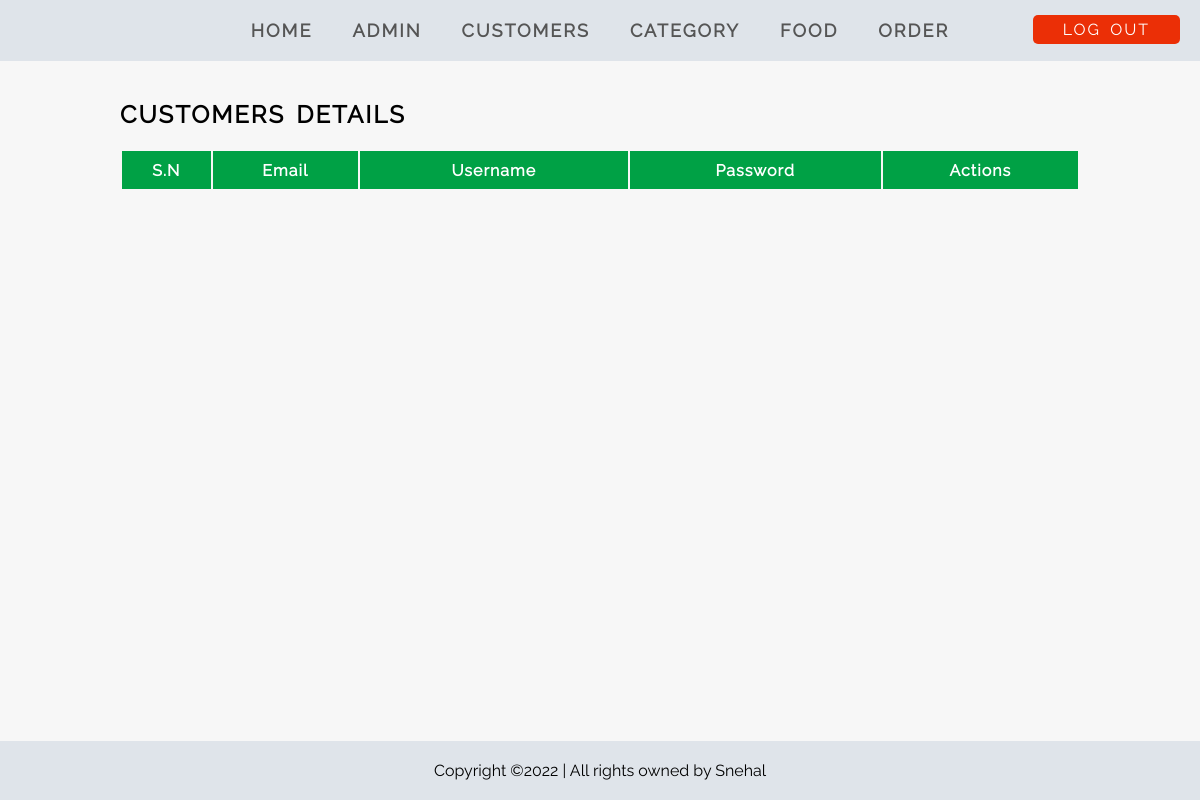
/adminPanel/manage-customers.php (signed in), run on an earlier commit of the app's database.
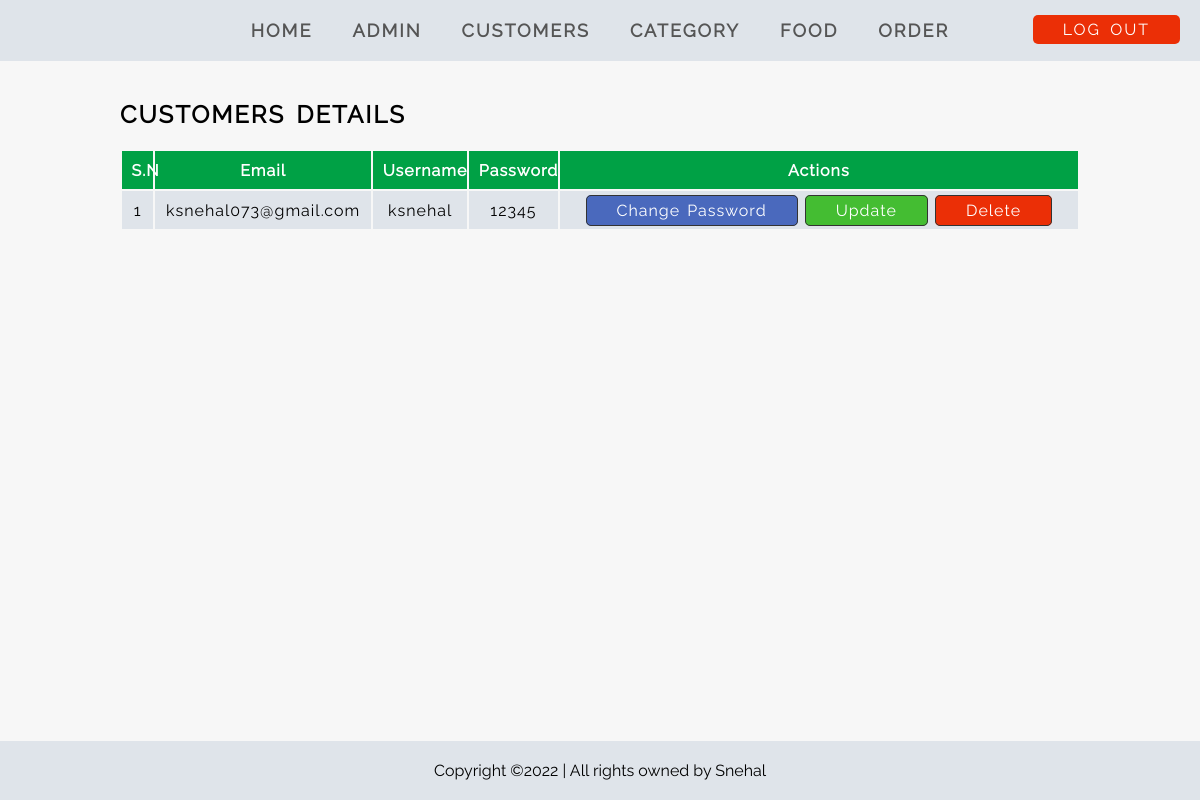
And on a later commit of the database.
### tables this page shows
CREATE TABLE `customer_signup` (
  `id` int(10) NOT NULL,
  `email` varchar(100) NOT NULL,
  `username` varchar(100) NOT NULL,
  `password` varchar(100) NOT NULL
);

### adminPanel/manage-customers.php (the view, shortened to what this page needs)
<?php include 'nav.php' ?>
<div class="main-content">
    <div class="wrapper">
        <div class="admin-header">
            <h2> <strong class="title-letter-space text-uppercase">Customers Details</strong></h2>
        </div>
        <table class="full-width text-center normal-word-space">
            <thead>
                <tr>
                    <th>S.N</th>
                    <th>Email</th>
                    <th>Username</th>
                    <th>Password</th>
                    <th>Actions</th>
                </tr>
            </thead>
            <tbody>
                <?php
                $sql = "select * from customer_signup";
                $res = mysqli_query($conn,$sql);
                if($res){
                    $num = mysqli_num_rows($res);
                    $id_new = 1;
                    if($num > 0){
                        while($rows = mysqli_fetch_assoc($res)){
                            $id = $rows['id'];
                            $email = $rows['email'];
                            $UserName = $rows['username'];
                            $pass = $rows['password'];
                    ?>
                    <tr>
                        <td><?php echo $id_new++; ?></td>
                        <td><?php echo $email; ?></td>
                        <td><?php echo $UserName; ?></td>
                        <td><?php echo $pass; ?></td>
                        <td>
                            <a href="<?php echo INDEXPAGE ?>adminPanel/change-password-customers.php?id=<?php echo $id; ?>" class="link-btn btn-change-color">Change Password</a>
                            <a href="<?php echo INDEXPAGE ?>adminPanel/update-customers.php?id=<?php echo $id; ?>" class="link-btn btn-primary-color">Update</a>
                            <a href="<?php echo INDEXPAGE ?>adminPanel/delete-admin.php?id=<?php echo $id; ?>" class="link-btn btn-danger-color">Delete</a>
                        </td>
                    </tr>
                    <?php
                        }
                        }
                        }
                    ?>
            </tbody>
        </table>
    </div>
</div>
<?php include 'footer.php'  ?>

What changed in the data, as far as the page shows it:
added customer_signup: email "ksnehal073@gmail.com", username "ksnehal", password "12345"
